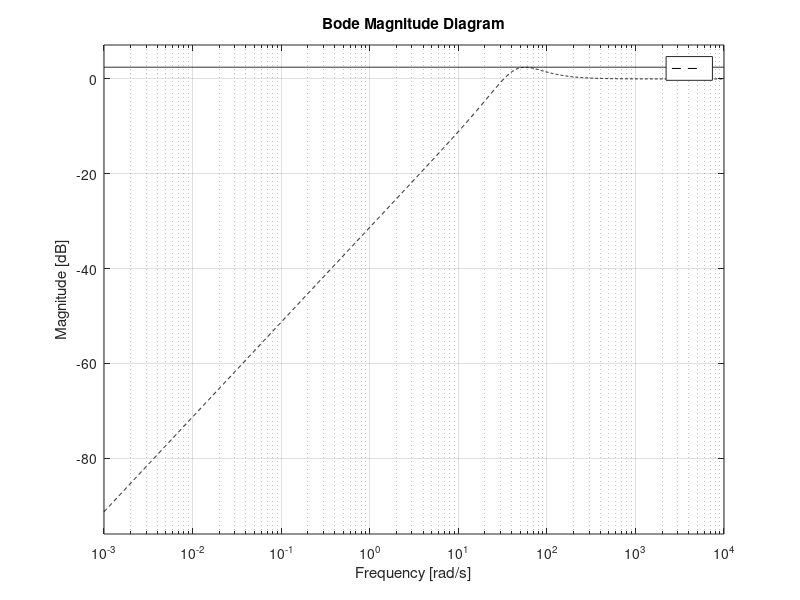

The MATLAB source for this figure: (Note: this script raises an error after producing the figure.)
clear variables
close all
clc
format compact

%%
z_min = 10;
z_max = 30;
z_n = (z_max+z_min)/2
Wz =  (z_max-z_min)/2

p_min = 160;
p_max = 240;
p_n = (p_max+p_min)/2
Wp = (p_max-p_min)/2

s= tf('s')
Gpn = 2e5*(s+z_n)/((s-20)*(s+p_n)*(1+s/200))

kp = dcgain(Gpn)

Gs = 5;
Ga = 1;
da0 = 8.5e-3;
dp0 = 3e-3;

as = 1e-2;

%%
Kd = 3;
Gf = 1/(Gs*Kd);

nu = 1;

M_HF = 2e-4*Gs/as
M_HF_dB = mag2db(M_HF)

%% transient requirements
s_hat = 0.08;

zeta = abs(log(s_hat))/sqrt(pi^2 + log(s_hat)^2 )
Tpo = 1/(2*zeta*sqrt(1-zeta^2))
Spo =(2*zeta*sqrt(2+4*zeta^2 + 2*sqrt(1+8*zeta^2))/(sqrt(1+8*zeta^2) + 4*zeta^2 -1))

Tpo_dB = mag2db(Tpo)

tr = 0.0625;
wn_tr = (pi-acos(zeta))/(tr*sqrt(1-zeta^2))

ts = 0.25;
wn_ts = -log(0.05)/(zeta*ts)

wn = max(wn_ts,wn_tr)
%% W1
% close 1
S2 = s*(s+2*zeta*wn)/(s^2 + 2*zeta*wn*s + wn^2)

S_star_0 = dcgain(S2/s);
omega = logspace(-3,4,2000);

figure(1)
bodemag(omega,S2,'--k')
hold on,grid on

bodemag(omega,tf(Spo),'k')

z1 = 26;
p1 = sqrt(Spo*z1/(S_star_0))
WS_inv = s*S_star_0*(1+s/z1)/(1+(2*0.82*s/p1) + (s/p1)^2)
bodemag(omega,WS_inv,'b')

z1 = 35
p1 = sqrt(Spo*z1/(S_star_0))

WS_inv1 = s*S_star_0*(1+s/z1)/(1+(2*0.707*s/p1) + (s/p1)^2)
bodemag(omega,WS_inv1,'g')

%% W2
% close 2
T2 = wn^2 /(s^2 + 2*zeta*wn*s + wn^2);

figure(2)
hold on,grid on
bodemag(omega,T2,'--k')
bodemag({2000,10000},tf(M_HF),'k')

p2 = 2000*10^((Tpo_dB-M_HF_dB)/-40);

WT_inv = Tpo/(1+ (2*0.72*s/p2) + (s/p2)^2)

bodemag(omega,WT_inv,'b')

%% Wu

Gpn_mag = squeeze(freqresp(Gpn,omega));

mag_max = zeros(length(omega),1);

figure(3)
hold on,grid on

for z = linspace(z_min,z_max,30)
    for p = linspace(p_min,p_max,30)

        Gp = 2e5*(1+s/z)/((s-20)*(s+p)*(1+s/200));

        Gp_mag = squeeze(freqresp(Gp,omega));

        delta = abs(Gp_mag./Gpn_mag -1);

        mag_max = max(delta,mag_max);

        plot(omega,delta)
    end
end

plot(omega,mag_max,'r','LineWidth',1.2)
set(gca,'XScale','log')
set(gca,'YScale','log')

%%
magg = vpck(mag_max,omega)
figure(4)
wu = fitmag(magg)
[A,B,C,D] = unpck(wu);

Wu = zpk(tf(ss(A,B,C,D)))
%%
% close 5
figure(5)
bodemag(omega,1/WT_inv)
hold on,grid on
bodemag(omega,Wu)

%% W1 and W2
W1 = 1/WS_inv1;

lambda = 0.5;
W1mod = minreal(W1*s/(s+lambda),1e-3);

figure(1)
bodemag(omega,1/W1mod,'c')

W2mod = tf(1/Tpo);
figure(2)

%%
p2 = 2300*10^((Tpo_dB-M_HF_dB)/-40);

[A,B,C,D]  = linmod('generalized_plant')
M = ltisys(A,B,C,D)
M = sderiv(M,2,[1/p2 1]);
M = sderiv(M,2,[1/p2 1]);

[gopt,Gcmod1] = hinflmi(M,[1,1],0,0.01,[0 0 0]);

[A,B,C,D] = ltiss(Gcmod1);
Gcmod = zpk(tf(ss(A,B,C,D)))

%% clearning
Gc = minreal(Gcmod*((s+0.4955))/(s),1e-3)

%%
close 6
L = Gcmod*Ga*Gpn*Gs*Gf;
Ln = Gc*Ga*Gpn*Gf*Gs;

omega_L = logspace(-5,5,10000);

figure(6)
hold on,grid on
myngridst(Tpo,Spo)
nichols(L,omega_L,'b')
nichols(Ln,omega_L)

Tn = minreal(Ln/(1+Ln),1e-3);
Sn = minreal(1/(1+Ln),1e-3);

%%
figure(1)
bodemag(omega,Sn,'r')

figure(2)
bodemag(omega,Tn,'r')

figure(8)
t = linspace(0,1,1000)
step(Tn*Kd,t)
yline(Kd*1.08)